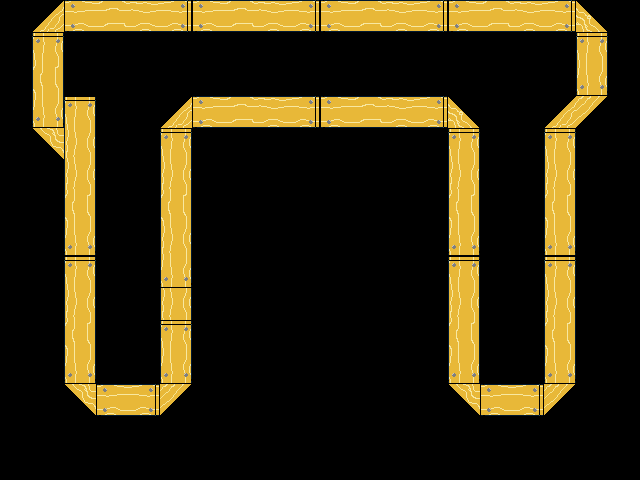

Below is a game level as drawn by its tile map, then a one-line description and the .tmx file that defines it, in full:
An orthogonal 20x15 tile map with 32x32 px tiles, 2 tile layers (background, foreground), 2 tilesets and 3 objects (fan, exit, spawn).

<map version="1.0" orientation="orthogonal" renderorder="right-down" width="20" height="15" tilewidth="32" tileheight="32" nextobjectid="26">
 <tileset firstgid="1" name="basic" tilewidth="32" tileheight="32" tilecount="256" columns="16">
  <image source="basic-tiles.png" width="512" height="512" />
 </tileset>
 <tileset firstgid="257" name="objects" tilewidth="32" tileheight="64" tilecount="3" columns="0">
  <tile id="1">
   <image width="32" height="64" source="fan_0.png" />
  </tile>
  <tile id="3">
   <image width="32" height="32" source="exit.png" />
  </tile>
  <tile id="4">
   <image width="32" height="32" source="spawn.png" />
  </tile>
 </tileset>
 <layer name="background" width="20" height="15">
  <data encoding="csv">
0,0,0,0,0,0,0,0,0,0,0,0,0,0,0,0,0,0,0,0,
0,0,0,0,0,0,0,0,0,0,0,0,0,0,0,0,0,0,0,0,
0,0,0,0,0,0,0,0,0,0,0,0,0,0,0,0,0,0,0,0,
0,0,0,0,0,0,0,0,0,0,0,0,0,0,0,0,0,0,0,0,
0,0,0,0,0,0,0,0,0,0,0,0,0,0,0,0,0,0,0,0,
0,0,0,0,0,0,0,0,0,0,0,0,0,0,0,0,0,0,0,0,
0,0,0,0,0,0,0,0,0,0,0,0,0,0,0,0,0,0,0,0,
0,0,0,0,0,0,0,0,0,0,0,0,0,0,0,0,0,0,0,0,
0,0,0,0,0,0,0,0,0,0,0,0,0,0,0,0,0,0,0,0,
0,0,0,0,0,0,0,0,0,0,0,0,0,0,0,0,0,0,0,0,
0,0,0,0,0,0,0,0,0,0,0,0,0,0,0,0,0,0,0,0,
0,0,0,0,0,0,0,0,0,0,0,0,0,0,0,0,0,0,0,0,
0,0,0,0,0,0,0,0,0,0,0,0,0,0,0,0,0,0,0,0,
0,0,0,0,0,0,0,0,0,0,0,0,0,0,0,0,0,0,0,0,
0,0,0,0,0,0,0,0,0,0,0,0,0,0,0,0,0,0,0,0
</data>
 </layer>
 <layer name="foreground" width="20" height="15">
  <data encoding="csv">
0,4,66,67,68,69,66,67,68,69,66,67,68,69,66,67,68,69,5,0,
0,17,0,0,0,0,0,0,0,0,0,0,0,0,0,0,0,0,17,0,
0,49,0,0,0,0,0,0,0,0,0,0,0,0,0,0,0,0,65,0,
0,65,17,0,0,4,66,67,68,69,66,67,68,69,5,0,0,4,2,0,
0,3,33,0,0,17,0,0,0,0,0,0,0,0,17,0,0,17,0,0,
0,0,33,0,0,33,0,0,0,0,0,0,0,0,33,0,0,33,0,0,
0,0,49,0,0,49,0,0,0,0,0,0,0,0,49,0,0,49,0,0,
0,0,65,0,0,33,0,0,0,0,0,0,0,0,65,0,0,65,0,0,
0,0,17,0,0,65,0,0,0,0,0,0,0,0,17,0,0,17,0,0,
0,0,33,0,0,33,0,0,0,0,0,0,0,0,33,0,0,33,0,0,
0,0,49,0,0,17,0,0,0,0,0,0,0,0,49,0,0,49,0,0,
0,0,65,0,0,65,0,0,0,0,0,0,0,0,65,0,0,65,0,0,
0,0,3,66,69,2,0,0,0,0,0,0,0,0,3,66,69,2,0,0,
0,0,0,0,0,0,0,0,0,0,0,0,0,0,0,0,0,0,0,0,
0,0,0,0,0,0,0,0,0,0,0,0,0,0,0,0,0,0,0,0
</data>
 </layer>
 <objectgroup name="objects">
  <object id="23" type="fan" gid="258" x="64" y="96" width="32" height="64" />
  <object id="24" type="exit" gid="260" x="496" y="368" width="32" height="32" />
  <object id="25" type="spawn" gid="261" x="112" y="368" width="32" height="32" />
 </objectgroup>
</map>